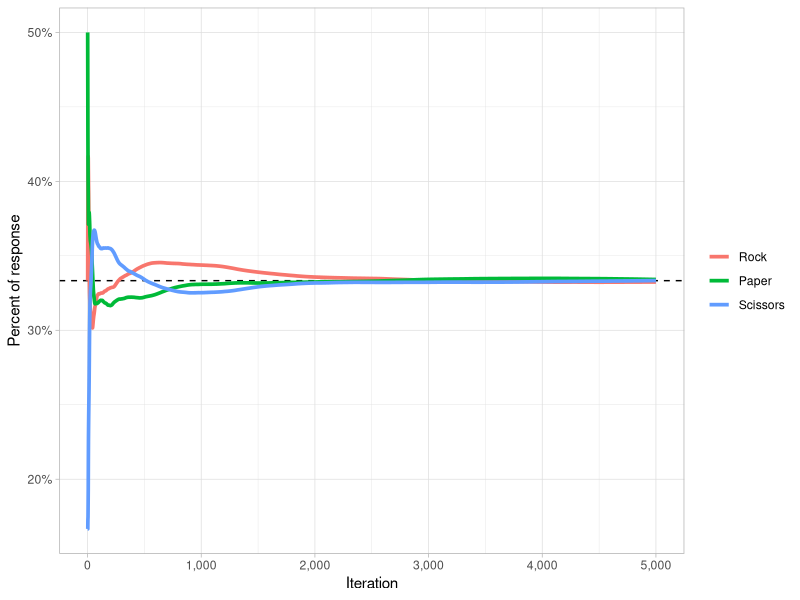

R code for this plot:
## ---- chunk 1
knitr::opts_chunk$set(echo = TRUE, message = FALSE, warning = FALSE)
## ---- chunk 2
library(tidyverse)
library(R6)

theme_set(theme_light())

cfr_rps <- R6Class(
    classname = "cfr_rps",
    public = list(
        n_iter = NULL,
        iter = NULL,
        actions = NULL,
        n_actions = NULL,
        strategy = NULL,
        strategy_sum = NULL,
        regret = NULL,
        regret_sum = NULL,
        strategy_sum_matrix = NULL,
        initialize = function(n_iter = 10000){
            self$n_iter = n_iter
            self$iter = 1
            
            self$actions = c("rock", "paper", "scissors")
            self$n_actions = length(self$actions)
            
            self$strategy = rep(1 / self$n_actions, self$n_actions)
            self$strategy_sum = vector("numeric", self$n_actions)
            self$regret = vector("numeric", self$n_actions)
            self$regret_sum = vector("numeric", self$n_actions)
            
            self$strategy_sum_matrix = matrix(NA_integer_, nrow = n_iter, ncol = self$n_actions)
            colnames(self$strategy_sum_matrix) = self$actions
        },
        update_iter = function(){
            self$iter = self$iter + 1
        },
        utility = function(action, opp_action){
            if(action == opp_action) return(0)
            if(action == "rock" & opp_action == "paper") return(-1)
            if(action == "rock" & opp_action == "scissors") return(1)
            if(action == "scissors" & opp_action == "rock") return(-1)
            if(action == "scissors" & opp_action == "paper") return(1)
            if(action == "paper" & opp_action == "scissors") return(-1)
            if(action == "paper" & opp_action == "rock") return(1)
        },
        get_action = function(){
            sample(self$actions, size = 1, prob = self$strategy)
        },
        compute_regret = function(action, opp_action){
            self$regret = map_dbl(self$actions, ~ self$utility(action, opp_action) - self$utility(action, .x))
        },
        update_regret_sum = function(){
            pos_regret = ifelse(self$regret > 0, self$regret, 0)
            if(sum(pos_regret) > 0) {
                self$regret_sum = self$regret_sum + (pos_regret / sum(pos_regret))
            } else {
                self$regret_sum = rep(1 / self$n_actions, self$n_actions)
            }
        },
        compute_strategy = function(){
            pos_regret = ifelse(self$regret_sum > 0, self$regret_sum, 0)
            if(sum(pos_regret) > 0) {
                self$strategy = self$strategy + (pos_regret / sum(pos_regret))
            } else {
                self$strategy = rep(1 / self$n_actions, self$n_actions)
            }
        },
        update_strategy_sum = function(){
            self$strategy_sum = self$strategy_sum + self$strategy
            self$strategy_sum_matrix[self$iter, ] = self$strategy_sum
        },
        normalize_strategy_sum = function(){
            self$strategy_sum_matrix = self$strategy_sum_matrix %>% 
                as_tibble() %>%
                mutate(total = rock + paper + scissors) %>%
                mutate(across(-total, ~ .x / total))
        },
        train = function(){
            for(i in seq_len(self$n_iter)){
                action = self$get_action()
                opp_action = self$get_action()

                self$compute_regret(action, opp_action)
                self$update_regret_sum()
                self$compute_strategy()
                self$update_strategy_sum()
                self$update_iter()
            }
            
            self$normalize_strategy_sum()
        },
        plot = function(){
            self$strategy_sum_matrix %>% 
                mutate(iter = row_number()) %>%
                select(-total) %>%
                pivot_longer(-iter, names_to = "action", values_to = "prop") %>%
                mutate(action = str_to_title(action)) %>%
                mutate(action = fct_inorder(action)) %>%
                ggplot(aes(iter, prop, color = action)) +
                geom_hline(yintercept = 1/3, linetype = "dashed") +
                geom_line(size = 1.25) +
                labs(x = "Iteration",
                     y = "Percent of response",
                     color = NULL) +
                scale_x_continuous(labels = scales::comma_format()) +
                scale_y_continuous(labels = scales::percent_format(accuracy = 1))
        }
    )
)

n_iter <- 5000

cfr_trainer <- cfr_rps$new(n_iter = n_iter)

cfr_trainer$train()
## ---- chunk 3
cfr_trainer$plot()
